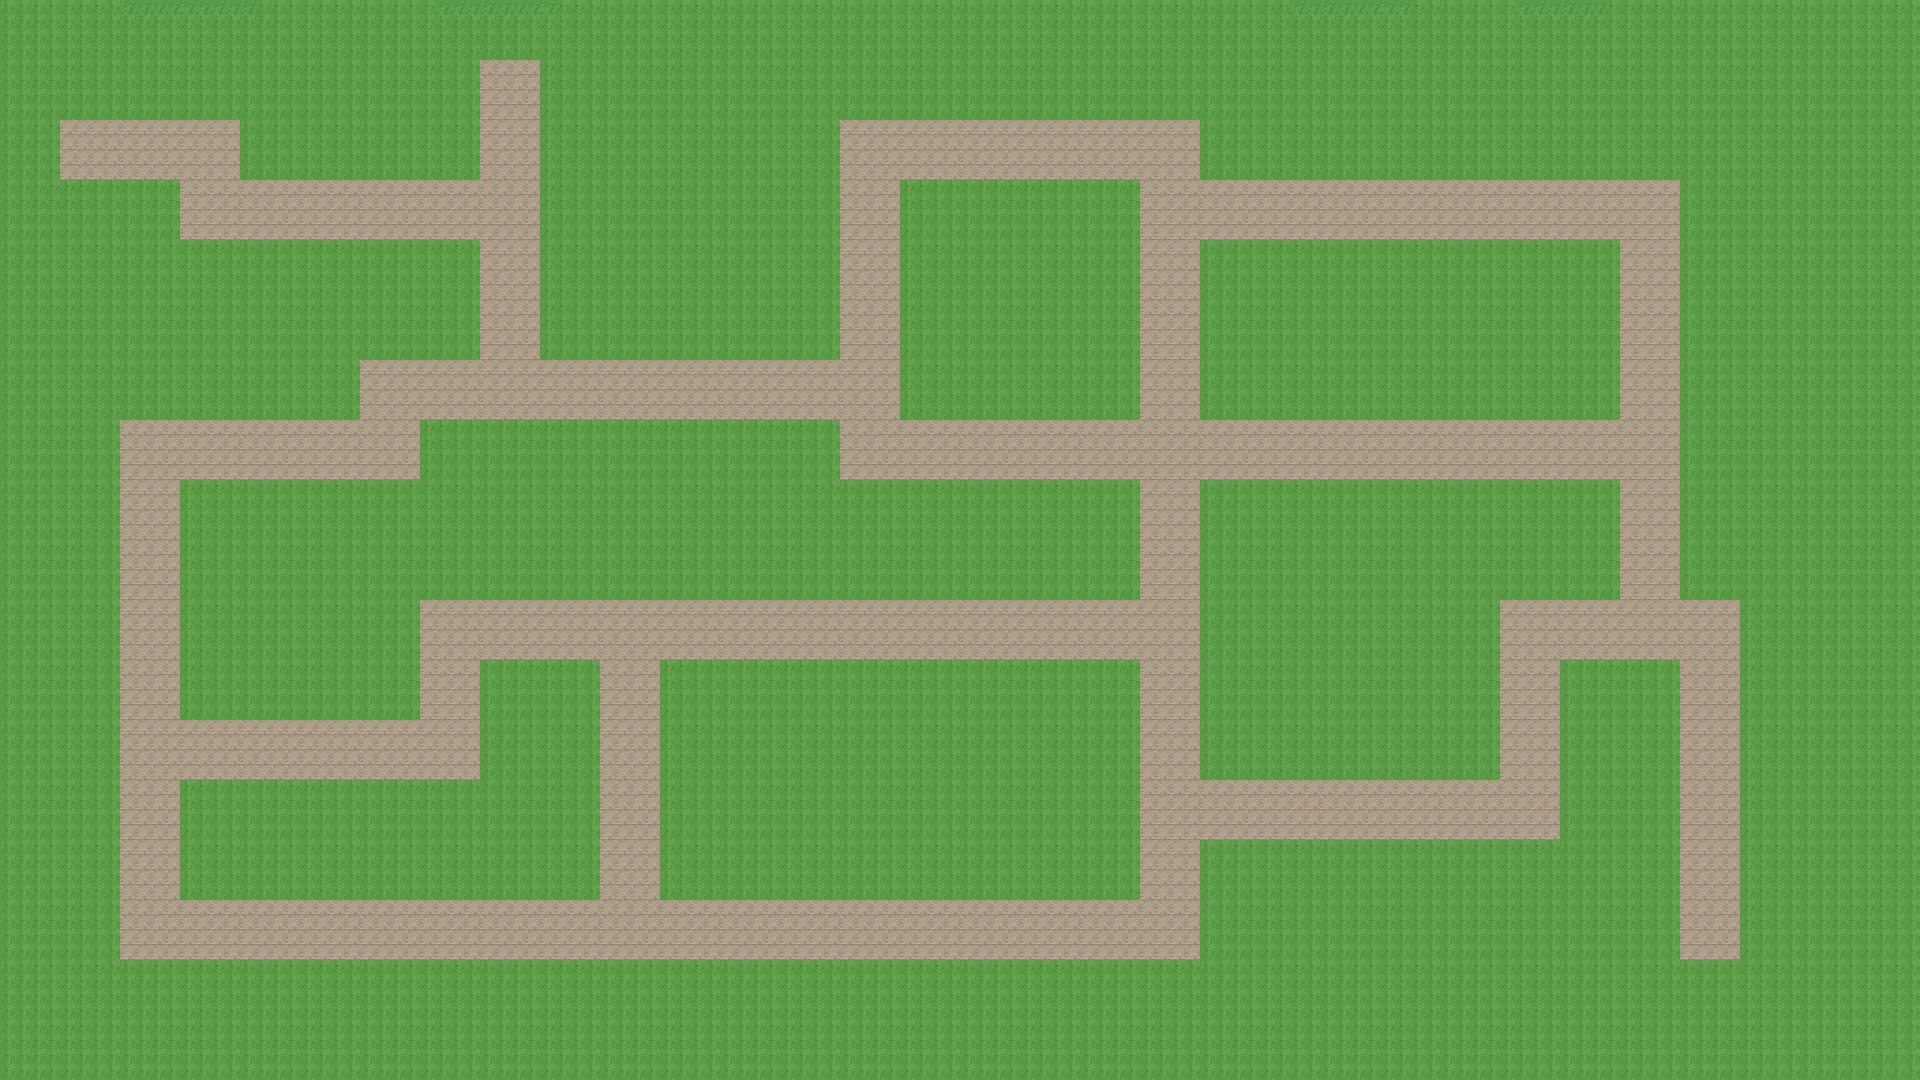

Tiled map render using the project's own tile images. Description and the map definition, with tile-layer contents summarised, below:
An orthogonal 128x72 tile map with 15x15 px tiles, 1 tile layer (Tile Layer 1).

<map version="1.0" orientation="orthogonal" renderorder="right-down" width="128" height="72" tilewidth="15" tileheight="15" nextobjectid="1">
 <tileset firstgid="1" name="_MAP_small" tilewidth="15" tileheight="15">
  <image source="_MAP_small.png" width="614" height="614" />
 </tileset>
 <layer name="Tile Layer 1" width="128" height="72">
  <data>[9216 cells, 9216 non-empty, 3 distinct tile ids]</data>
 </layer>
</map>